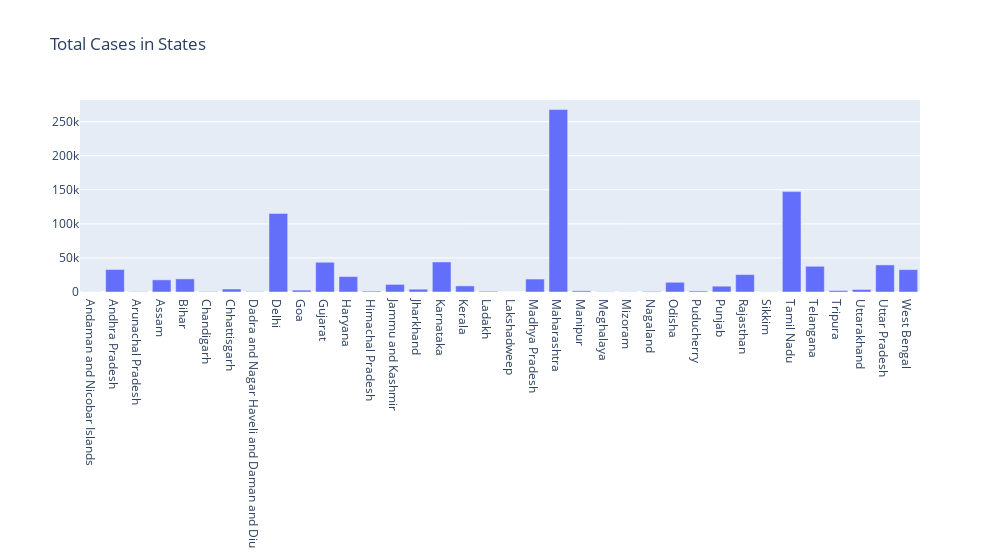

The notebook cell this image was saved under:
### Code cell
data = go.Data([go.Bar(x=states_cases['States'], y=states_cases['Total Cases'], orientation='v')])
layout = go.Layout(title="Total Cases in States", width=1000)
fig = go.Figure(data=data, layout=layout)
iplot(fig)

### Figure 1 — Plotly figure (JSON) as saved in the notebook; plotly's stock layout.template omitted (floating-point values rounded to 4 significant figures)
{"data": [{"orientation": "v", "type": "bar", "x": ["Andaman and Nicobar Islands", "Andhra Pradesh", "Arunachal Pradesh", "Assam", "Bihar", "Chandigarh", "Chhattisgarh", "Dadra and Nagar Haveli and Daman and Diu", "Delhi", "Goa", "Gujarat", "Haryana", "Himachal Pradesh", "Jammu and Kashmir", "Jharkhand", "Karnataka", "Kerala", "Ladakh", "Lakshadweep", "Madhya Pradesh", "Maharashtra", "Manipur", "Meghalaya", "Mizoram", "Nagaland", "Odisha", "Puducherry", "Punjab", "Rajasthan", "Sikkim", "Tamil Nadu", "Telangana", "Tripura", "Uttarakhand", "Uttar Pradesh", "West Bengal"], "y": [166, 33019, 462, 17807, 19284, 600, 4379, 520, 115346, 2753, 43637, 22628, 1309, 11173, 4091, 44077, 8930, 1093, 0, 19005, 267665, 1672, 318, 238, 896, 14280, 1531, 8511, 25571, 209, 147324, 37745, 2170, 3686, 39724, 32838]}], "layout": {"title": {"text": "Total Cases in States"}, "width": 1000}}
